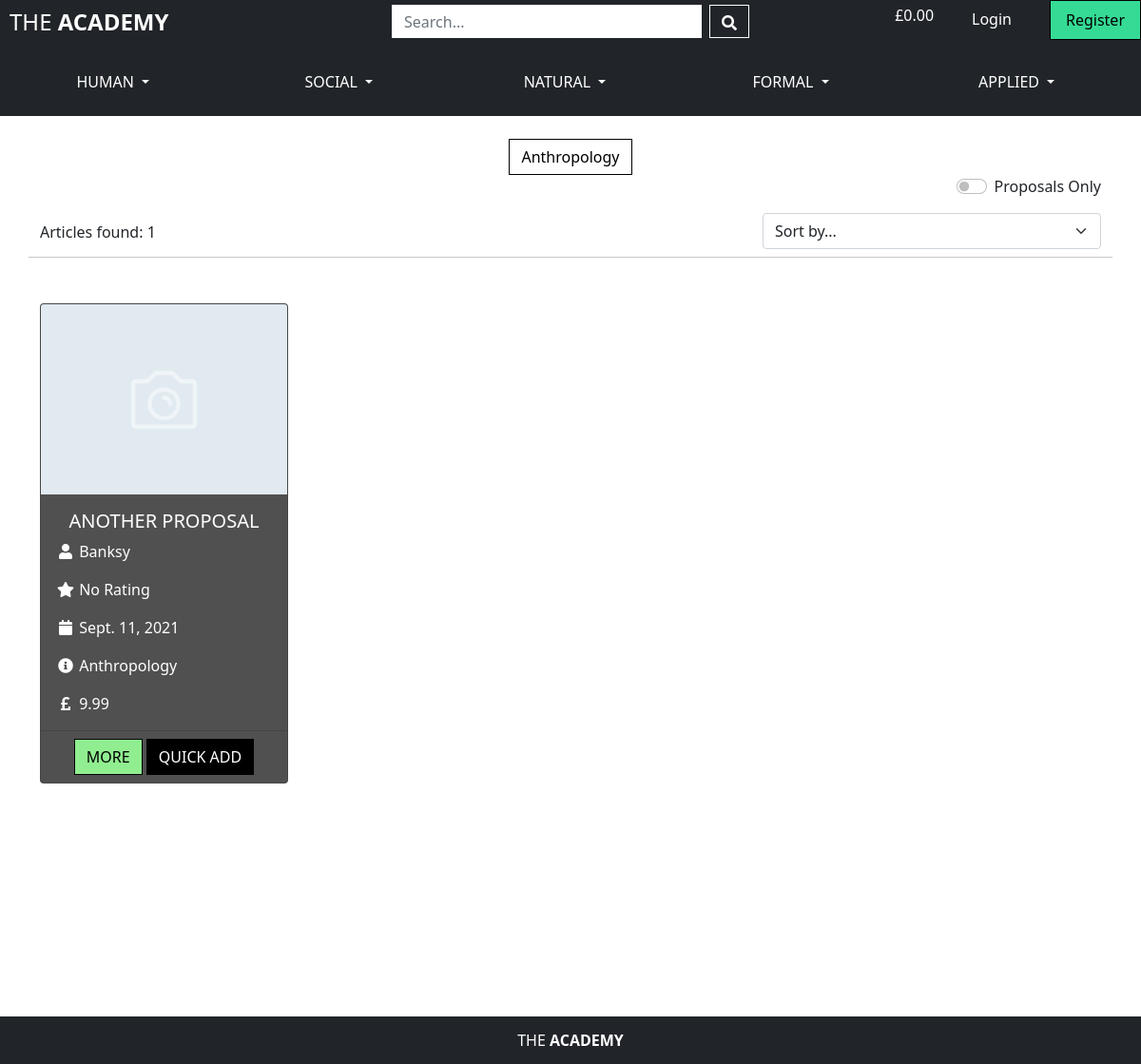
The page /articles/?subject=anthropology on the database as committed earlier.
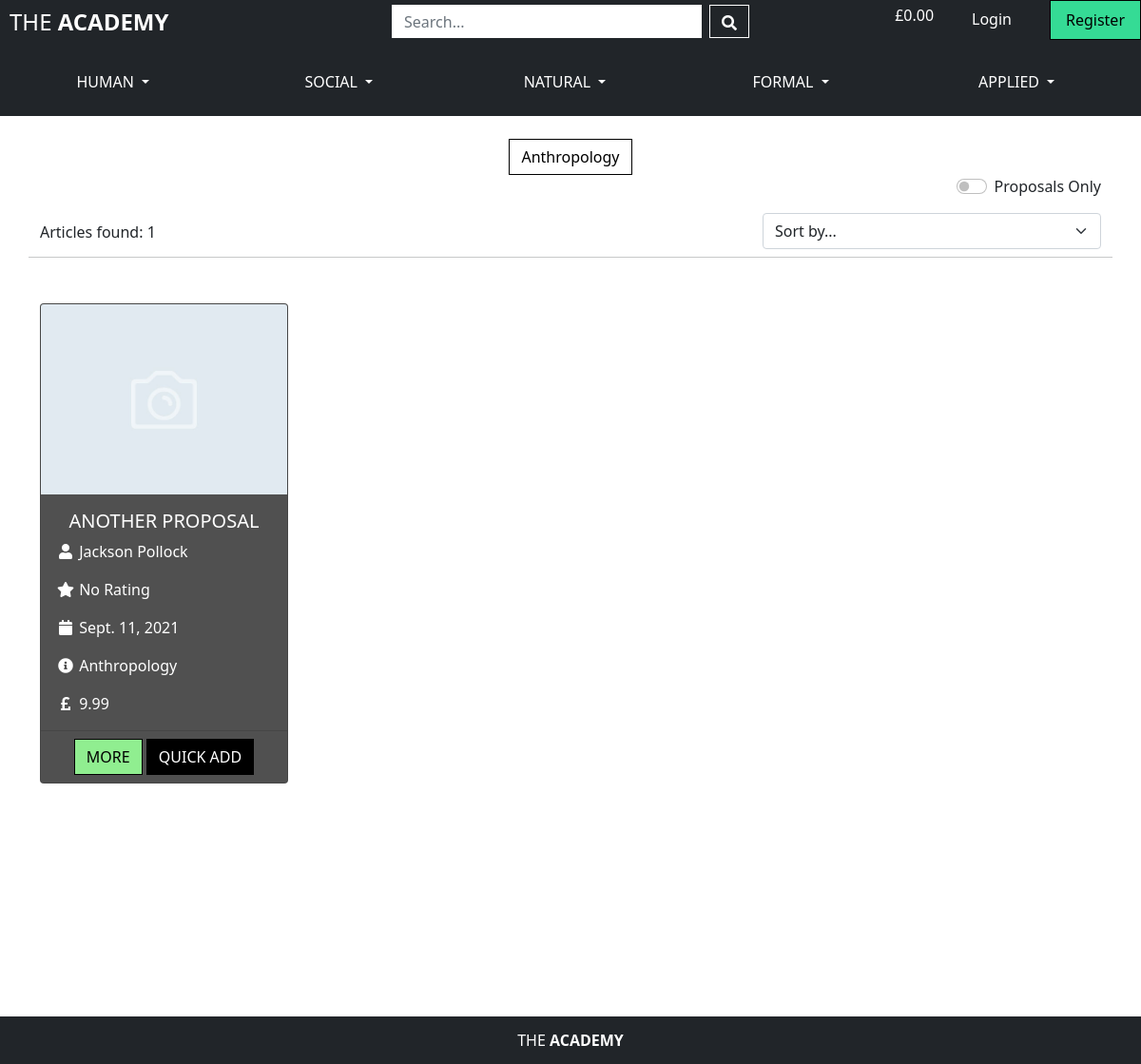
The same page on the database as committed later.
### articles/models.py (models this page shows, shortened)
class Subject(models.Model):
    subject_name = models.CharField(max_length=200, null=False, blank=False)
    friendly_name = models.CharField(max_length=200, blank=True)
    class ScienceArea(models.TextChoices):
        HUMAN = 'HU', _('Human')
        SOCIAL = 'SO', _('Social')
        NATURAL = 'NA', _('Natural')
        FORMAL = 'FO', _('Formal')
        APPLIED = 'AP', _('Applied')
    science = models.CharField(
        max_length=2,
        choices=ScienceArea.choices,
        blank=False,
    )
    class Meta:
        ordering = ['subject_name']

class Article(models.Model):
    proposal = models.BooleanField(default=False)
    title = models.CharField(max_length=200)
    authors = models.ManyToManyField(Academic)  # ['Einstein', 'Tesla', etc.]
    subjects = models.ManyToManyField(Subject)  # ['history', 'maths', etc.]
    article = models.FileField(upload_to='uploads/')
    date = models.DateField()
    summary = models.TextField()
    rating = models.DecimalField(max_digits=2, decimal_places=1, null=True, blank=True)
    price = models.DecimalField(max_digits=6, decimal_places=2)
    image = models.ImageField(default='/noimage.jpeg', blank=True)
    stakers = models.DecimalField(max_digits=6, decimal_places=0, default=0, null=True, blank=True)
    class Meta:
        ordering = ['title']

### academics/models.py (models this page shows)
class Academic(models.Model):
    user = models.OneToOneField(User, on_delete=models.CASCADE,
                                related_name='academic', null=True)
    name = models.CharField(max_length=70)
    username = models.CharField(max_length=15)  # to delete?
    default_email = models.EmailField(max_length=254, blank=True)
    default_phone_number = models.CharField(max_length=20, blank=True)
    default_street_address1 = models.CharField(max_length=80, blank=True)
    default_street_address2 = models.CharField(max_length=80, blank=True)
    default_town_or_city = models.CharField(max_length=40, blank=True)
    default_county = models.CharField(max_length=80, blank=True)
    default_postcode = models.CharField(max_length=20, blank=True)
    default_country = CountryField(blank_label='Country', blank=True)
    about = models.TextField()
    level = models.DecimalField(max_digits=4, decimal_places=1, null=True, blank=True)
    image = models.ImageField(blank=True)
    following = models.ManyToManyField('self', symmetrical=False, blank=True)
    subscribers = models.DecimalField(max_digits=9, decimal_places=0, null=True, blank=True)
    class Meta:
        ordering = ['name']
    def __str__(self):
        return self.name

### articles/views.py (the view, shortened to what this page needs)
# urls.py: path('', views.all_articles, name='articles'),
def all_articles(request):
    articles = Article.objects.all()
    query = None
    subjects = None
    sort = None
    direction = None
    proposals = False
    if request.GET:
        if 'proposals' in request.GET:
            articles = Article.objects.filter(proposal=True)
            proposals = True
            messages.info(request, f'Showing proposals only')
        if 'subject' in request.GET:
            subjects = request.GET['subject'].split(',')
            articles = articles.filter(
                subjects__subject_name__in=subjects).distinct()
            subjects = Subject.objects.filter(subject_name__in=subjects)
    context = {
        'articles': articles,
        'search_term': query,
        'current_subjects': subjects,
        'proposals': proposals,
    }
    return render(request, 'articles/articles.html', context)

### bag/contexts.py (called while the page is built, shortened)
def bag_contents(request):
    bag_articles = []
    bag_subscriptions = []
    bag_total = 0
    article_count = 0
    subscription_count = 0
    bag = request.session.get('bag', {})
    context = {
        'bag_articles': bag_articles,
        'bag_subscriptions': bag_subscriptions,
        'bag_total': bag_total,
        'article_count': article_count,
        'subscription_count': subscription_count,
    }
    return context

### articles/templates/articles/articles.html (shortened to what this page needs)
{% extends "base.html" %}
{% load static %}
{% block page_header %}
<div class="container">
    <div class="row">
        <div class="col-12 mt-4 center">
            {% for subject in current_subjects %}
                <a id="category-button" href="{% url 'articles' %}?subject={{ subject.subject_name }}" class="btn">
                    {% if subject.friendly_name %}
                        {{ subject.friendly_name|title }}<br>
                    {% else %}
                        {{ subject.subject_name|title }}<br>
                    {% endif %}
                </a>
            {% endfor %}
        </div>
        <div class="col-4 mt-5">
            <span class="align-bottom">
                Articles found: {{ articles|length }}{% if search_term %} found for <strong>"{{ search_term }}"</strong>{% endif %}
            </span>
        </div>
        <div class="col-4 offset-4">
            <form id="proposals-form" class="form-check form-switch d-flex justify-content-end" method ="GET" action="{% url 'articles' %}?proposals=True">
                <input class="form-check-input mx-2" type="checkbox" id="flexSwitchCheckDefault" name="proposals" {% if proposals %}checked{% endif %}>
                <label class="form-check-label" for="flexSwitchCheckDefault">Proposals Only</label>
            </form>
            <select id="sort-selector" class="mt-3 form-select border-{% if current_sorting != 'None_None' %}grey{% else %}black{% endif %}" aria-label="Sort selector">
                <option value="reset" {% if current_sorting == 'None_None' %}selected{% endif %}>Sort by...</option>
            </select>
        </div>
        <hr class="mt-2 mb-5">
    </div>
</div>
{% endblock %}
{% block content %}
    <div id="main-content" class="container">
        <div class="row">
            {% for article in articles %}
                <div class="col-sm-6 col-md-6 col-lg-4 col-xl-3 pb-5">
                    <div class="card h-100 {% if article.proposal %}proposal{% endif %}">
                        <a href="{% url 'article_detail' article.id %}">
                            <img class="card-img-top" src="{{ article.image.url }}"  alt="{{ article.name }}">
                        </a>
                        <div class="card-body">
                            <h5 class="card-title center">{{ article.title }}</h5>
                            <p class="card-text">
                                {% for author in article.authors.all %}
                                    <i class="fas fa-user fa-fw"></i>
                                    <a href="{% url 'academic_profile' author.id %}"> {{ author }}</a>
                                {% endfor %}
                            </p>
                            <p class="card-text"><i class="fas fa-star fa-fw"></i>
                                {% if article.rating %}
                                     {{ article.rating }}
                                {% else %}
                                     No Rating
                                {% endif %}
                            </p>
                            <p class="card-text"><i class="fas fa-calendar fa-fw"></i> {{ article.date }}</p>
                            <p>
                                {% for subject in article.subjects.all %}
                                    <i class="fas fa-info-circle fa-fw"></i>
                                    <a href="{% url 'articles' %}?subject={{ subject.subject_name }}" class="card-text text-capitalize">{{ subject.friendly_name }}</a>
                                {% endfor %}
                            </p>
                            <p class="card-text"><i class="fas fa-pound-sign fa-fw"></i> {{ article.price}}</p>
                        </div>
                        <div class="card-footer center">
                            <a id="more-button" href="{% url 'article_detail' article.id %}" class="btn">MORE</a>
                            <a id="buy-button" href="{% url 'quick_add_to_bag' article.id %}" class="btn">QUICK ADD</a>
                        </div>
                    </div>
                </div>
            {% endfor %}
        </div>
    </div>
{% endblock %}

### templates/base.html (shortened to what this page needs)
{% load static %}
<!DOCTYPE html>
<html lang="en">
    <head>
        {% block core_css %}
            <link href="https://cdn.jsdelivr.net/npm/bootstrap@5.1.0/dist/css/bootstrap.min.css" rel="stylesheet"
>
            <link rel="stylesheet" href="https://cdnjs.cloudflare.com/ajax/libs/font-awesome/5.15.4/css/all.min.css"
>
            <link rel="stylesheet" href="{% static 'css/base.css' %}">
        {% endblock %}
    </head>
    <body>
        <div class="container-fluid bg-dark d-none d-md-block" id="top-bar">
            <div class="row">
                <div id="logo-main" class="col-3 col-lg-4">
                    <a id="logo-main-link" class="uppercase white-text" href="{% url 'home' %}">The <strong>Academy</strong></a>
                </div>
                <div class="col-6 col-lg-4">
                    <form class="d-flex" method="GET", action="{% url 'articles' %}">
                        <input class="form-control form-control-custom me-2" type="search" name="q" placeholder="Search..." aria-label="Search">
                        <button id="search-btn-main" class="btn" type="submit">
                            <i class="fas fa-search" id="magnifying-glass-main"></i>
                        </button>
                    </form>
                </div>
                <div class="col-3 col-lg-4 g-0">
                    <div class="row float-end">
                        <div class="col mt-1">
                            <a href="{% url 'bag' %}" class="center white-text">
                                {% if bag_total %}
                                    <i class="fas fa-shopping-bag fa-lg mt-2"></i>
                                    £{{ bag_total|floatformat:2 }}
                                {% else %}
                                    £0.00
                                {% endif %}
                            </a>
                        </div>
                        {% if request.user.is_authenticated %}
                            <div class="col">
                                <a id="main-profile-link" class="nav-link" href="{% url 'academic_profile' user.academic.id %}">HUB</a>
                            </div>
                            <div class="col">
                                <a id="main-logout-link" class="nav-link" href="{% url 'account_logout' %}">Logout</a>
                            </div>
                        {% else %}
                            <div class="col">
                                <a id="main-login-link" class="nav-link" href="{% url 'account_login' %}">Login</a>
                            </div>
                            <div class="col">
                                <a id="main-register-link" class="nav-link" href="{% url 'account_signup' %}">Register</a>
                            </div>
                        {% endif %}
                    </div>
                </div>
            </div>
        </div>
        <nav class="navbar navbar-expand-md navbar-dark bg-dark">
            <div class="container-fluid">
                <div class="collapse navbar-collapse row my-2" id="navbarSupportedContent">
                    <ol class="navbar-nav flex-grow-1">
                        <li class="nav-item dropdown col">
                            <a class="nav-link dropdown-toggle uppercase" href="#" id="navbarDropdown" role="button" data-bs-toggle="dropdown" aria-expanded="false">
                            Human
                            </a>
                        </li>
                        <li class="nav-item dropdown col">
                            <a class="nav-link dropdown-toggle uppercase" href="#" id="navbarDropdown" role="button" data-bs-toggle="dropdown" aria-expanded="false">
                            Social
                            </a>
                        </li>
                        <li class="nav-item dropdown col">
                            <a class="nav-link dropdown-toggle uppercase" href="#" id="navbarDropdown" role="button" data-bs-toggle="dropdown" aria-expanded="false">
                            Natural
                            </a>
                        </li>
                        <li class="nav-item dropdown col">
                            <a class="nav-link dropdown-toggle uppercase" href="#" id="navbarDropdown" role="button" data-bs-toggle="dropdown" aria-expanded="false">
                            Formal
                            </a>
                        </li>
                        <li class="nav-item dropdown col">
                            <a class="nav-link dropdown-toggle uppercase" href="#" id="navbarDropdown" role="button" data-bs-toggle="dropdown" aria-expanded="false">
                            Applied
                            </a>
                        </li>
                    </ol>
                </div>
            </div>
        </nav>
        {% block page_header %}
        {% endblock %}
        {% block content %}
        {% endblock %}
            <div class="mt-auto bg-dark row" id="bottom-bar">
                <div class="col center">
                    <a class="uppercase white-text" href="{% url 'home' %}">The <strong>Academy</strong></a>
                </div>
            </div>
    </body>
</html>

### static/css/base.css (style rules this page uses)
.proposal, .proposal * { background-color: rgb(80, 80, 80); color: white; }
html { font-family: Montserrat, sans-serif; font-size: 16px; }
a { text-decoration: none; color: black; }
.white-text { color: white; }
.center { text-align: center; }
#search-btn-main, #search-btn-mobile, .form-control-custom { height: 35px; margin-top: 5px; border-radius: 0; color: white; border-color: white; }
#magnifying-glass-main, #magnifying-glass-mobile { size: 200px; }
.uppercase { text-transform: uppercase; }
#logo-main { font-weight: 400; padding-left: 10px; margin-top: 5px; }
#top-bar { background-color: black; height: 50px; }
#main-login-link, #main-profile-link, #mobile-login-link, #mobile-register-link, #mobile-profile-link, #mobile-logout-link, #navbarDropdown, #main-register-link:hover { color: white; }
#main-register-link, #register-link-bottom { background-color: #35DB95; color: black; border: 1px solid black; border-radius: 0px; }
#navbarDropdown { text-align: center; }
#bottom-bar { height: 50px; align-content: center; justify-content: center; }
#main-content { min-height: 750px; }
#category-button { background-color: white; color: black; border: 1px solid black; border-radius: 0px; }
#more-button { background-color: lightgreen; color: black; border: 1px solid black; border-radius: 0px; }
#buy-button { background-color: black; color: white; border: 1px solid black; border-radius: 0px; }
.card-img-top { width: 100%; height: 200px; object-fit: cover; }
.card-body { height: 100%; width: 100%; display: flex; flex-direction: column; justify-content: space-between; }
@media screen and (min-width: 992px) { #logo-main { font-size: 24px; } }

Rows that differ between the two databases and show on the page:
changed Article "ANOTHER PROPOSAL": loses Academic (name "Banksy"); gains Academic (name "Jackson Pollock")
